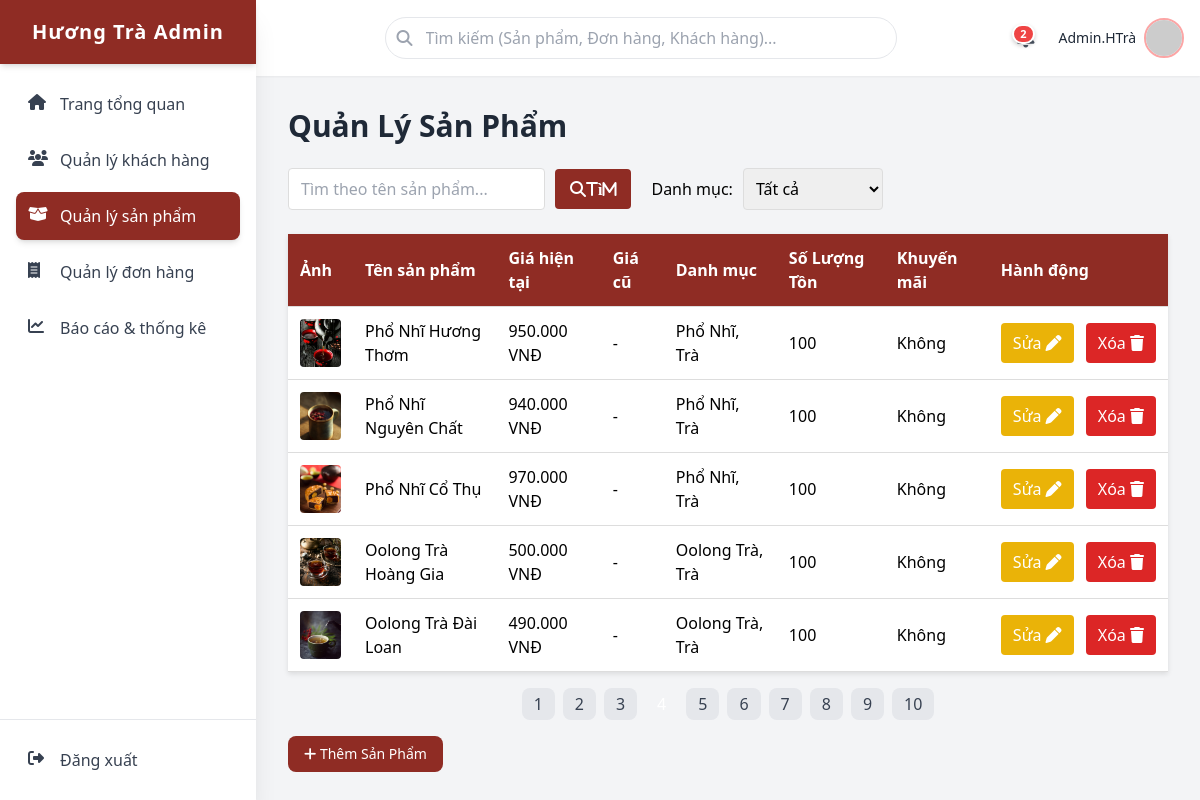
Screenshot of /admin/html/products.php?page=4 with the database file from the repository.
### tables this page shows
CREATE TABLE `sanpham` (
  `MaSanPham` bigint(20) UNSIGNED NOT NULL,
  `TenSanPham` varchar(200) NOT NULL,
  `MoTa` text DEFAULT NULL,
  `Gia` decimal(12,2) NOT NULL,
  `GiaCu` decimal(12,2) DEFAULT NULL,
  `HinhAnh` varchar(255) DEFAULT NULL,
  `SoLuongTon` int(10) UNSIGNED NOT NULL DEFAULT 100,
  `TrangThai` tinyint(4) NOT NULL DEFAULT 1,
  `NgayTao` datetime NOT NULL DEFAULT current_timestamp(),
  `IsPromo` tinyint(4) NOT NULL DEFAULT 0,
  `Loai` varchar(150) DEFAULT NULL,
  `Popularity` int(10) UNSIGNED DEFAULT 0,
  `NewProduct` tinyint(4) NOT NULL DEFAULT 0
);

### admin/controller/Product_Controller.php (called while the page is built, shortened)
<?php
class Product_Controller
{
    public static function handle(): array
    {
        return self::index();
    }
    private static function getConnection(): mysqli
    {
        $db = Database::getInstance();
        return $db->getConnection();
    }
    private static function index(): array
    {
        $conn = self::getConnection();
        $per_page = max(1, (int)($_GET['per_page'] ?? 5));
        $page     = max(1, (int)($_GET['page']     ?? 1));
        $params = [];
        $wheres = [];
        $promoJoin = "
            LEFT JOIN sanpham_khuyenmai kmsp ON kmsp.MaSanPham = s.MaSanPham
            LEFT JOIN khuyenmai km ON km.MaKhuyenMai = kmsp.MaKhuyenMai
                AND NOW() BETWEEN km.NgayBatDau AND km.NgayKetThuc
        ";
        $whereSql = $wheres ? ('WHERE ' . implode(' AND ', $wheres)) : '';
        $sql = "
            SELECT COUNT(DISTINCT s.MaSanPham) AS total
            FROM sanpham s
            LEFT JOIN sanpham_danhmuc sdm ON s.MaSanPham = sdm.MaSanPham
            LEFT JOIN danhmucsanpham   dm  ON sdm.MaDanhMuc = dm.MaDanhMuc
            $promoJoin
            $whereSql
        ";
        $total_products = (int) self::fetchValue($conn, $sql, $params);
        $total_pages = max(1, (int)ceil($total_products / $per_page));
        $page        = min($page, $total_pages);
        $offset      = ($page - 1) * $per_page;
        $sqlList = "
            SELECT
                s.MaSanPham,
                s.TenSanPham,
                s.Gia,
                s.GiaCu,
                s.HinhAnh,
                s.SoLuongTon,
                s.TrangThai,
                s.NgayTao,
                GREATEST(
                    s.IsPromo,
                    CASE WHEN EXISTS (
                        SELECT 1
                        FROM sanpham_khuyenmai skm
                        JOIN khuyenmai k ON k.MaKhuyenMai = skm.MaKhuyenMai
                        WHERE skm.MaSanPham = s.MaSanPham
                          AND k.TrangThai = 1
                          AND NOW() BETWEEN k.NgayBatDau AND k.NgayKetThuc
                    ) THEN 1 ELSE 0 END
                ) AS IsPromo,
                s.Loai AS subCategory,
                s.Popularity,
                s.NewProduct,
                COALESCE(GROUP_CONCAT(DISTINCT dm.TenDanhMuc SEPARATOR ', '), '-') AS TenDanhMuc
            FROM sanpham s
            LEFT JOIN sanpham_danhmuc sdm ON s.MaSanPham = sdm.MaSanPham
            LEFT JOIN danhmucsanpham   dm  ON sdm.MaDanhMuc = dm.MaDanhMuc
            $promoJoin
            $whereSql
            GROUP BY s.MaSanPham
            ORDER BY s.NgayTao DESC, s.MaSanPham DESC
            LIMIT ?, ?
        ";
        $listParams = array_merge($params, [$offset, $per_page]);
        $product_list_paginated = self::fetchAll($conn, $sqlList, $listParams) ?? [];
        return compact(
            'product_list_paginated','total_products','per_page','page','total_pages',
            'notifications','notification_count',
            'cat','promo','category_options'
        );
    }
    private static function fetchValue(mysqli $conn, string $sql, array $params=[]){
        $r=self::fetchOne($conn,$sql,$params); return $r?array_values($r)[0]:null;
    }
    private static function fetchOne(mysqli $conn, string $sql, array $params=[]): ?array {
        $rows=self::fetchAll($conn,$sql,$params); return $rows[0]??null;
    }
    private static function fetchAll(mysqli $conn, string $sql, array $params=[]): array {
        $stmt=$conn->prepare($sql); if(!$stmt) return [];
        if ($params) self::bindParams($stmt,$params);
        $stmt->execute(); $res=$stmt->get_result(); $rows=$res?$res->fetch_all(MYSQLI_ASSOC):[];
        $stmt->close(); return $rows;
    }
    private static function bindParams(mysqli_stmt $stmt, array $params): void {
        $types=''; $bind=[];
        foreach($params as $p){ $types .= is_int($p)?'i':(is_float($p)?'d':'s'); $bind[]=$p; }
        $stmt->bind_param($types, ...$bind);
    }
}

### admin/html/products.php (the view, shortened to what this page needs)
<?php
require_once __DIR__ . '/../controller/Product_Controller.php';
$ctx = Product_Controller::handle();
extract($ctx, EXTR_OVERWRITE);
?>
    <h1 class="text-3xl font-bold text-gray-800 mb-6">Quản Lý Sản Phẩm</h1>
    <div class="filter-bar">
        <div class="search-group">
            <input type="text" id="search-input" placeholder="Tìm theo tên sản phẩm..." />
            <button id="btn-search" class="btn btn-search"><i class="fas fa-search">Tìm</i></button>
        </div>
        <div class="filter-group">
            <label for="filter-category">Danh mục:</label>
            <select id="filter-category" name="category">
                <option value="All">Tất cả</option>
            </select>
        </div>
    </div>
    <div class="product-table-container mt-6">
        <table id="product-list-table" class="product-table w-full">
            <thead>
            <tr>
                <th>Ảnh</th>
                <th>Tên sản phẩm</th>
                <th>Giá hiện tại</th>
                <th>Giá cũ</th>
                <th>Danh mục</th>
                <th>Số Lượng Tồn</th>
                <th>Khuyến mãi</th>
                <th>Hành động</th>
            </tr>
            </thead>
            <tbody>
            <?php if (!empty($product_list_paginated)): ?>
                <?php foreach ($product_list_paginated as $product): ?>
                    <?php
                    $ten     = $product['TenSanPham'] ?? $product['name']      ?? '';
                    $gia     = $product['Gia']        ?? 0;
                    $giaCu   = $product['GiaCu']      ?? null;
                    $catName = $product['TenDanhMuc'] ?? $product['DanhMuc']   ?? '';
                    $qty     = $product['SoLuongTon'] ?? $product['SoLuong']   ?? 0;
                    $promo   = isset($product['IsPromo']) ? (int)$product['IsPromo']
                            : (isset($product['isPromo']) ? (int)$product['isPromo'] : 0);
                    $img     = $product['HinhAnh']    ?? '';
                    ?>
                    <tr>
                        <td>
                            <?php if (!empty($img)): ?>
                                <img src="<?= htmlspecialchars($img, ENT_QUOTES) ?>"
                                     alt="<?= htmlspecialchars($ten, ENT_QUOTES) ?>"
                                     class="w-12 h-12 object-cover rounded" />
                            <?php else: ?>
                                <div class="w-12 h-12 bg-gray-200 rounded"></div>
                            <?php endif; ?>
                        </td>
                        <td><?= htmlspecialchars($ten, ENT_QUOTES) ?></td>
                        <td><?= number_format((float)$gia, 0, ',', '.') ?> VNĐ</td>
                        <td><?= $giaCu !== null ? number_format((float)$giaCu, 0, ',', '.') . ' VNĐ' : '-' ?></td>
                        <td><?= htmlspecialchars($catName ?: '-', ENT_QUOTES) ?></td>
                        <td><?= (int)$qty ?></td>
                        <td><?= $promo ? 'Có' : 'Không' ?></td>
                        <td class="text-center whitespace-nowrap space-x-2">
                            <button
                                    type="button"
                                    class="edit-product px-3 py-2 rounded bg-yellow-500 text-white"
                                    data-id="<?= (int)$product['MaSanPham'] ?>"
                                    data-name="<?= htmlspecialchars($product['TenSanPham'] ?? '', ENT_QUOTES) ?>"
                                    data-price="<?= (float)($product['Gia'] ?? 0) ?>"
                                    data-old-price="<?= ($product['GiaCu'] ?? '') !== '' ? (float)$product['GiaCu'] : '' ?>"
                                    data-category-id="<?= isset($product['MaDanhMuc']) ? (int)$product['MaDanhMuc'] : '' ?>"
                                    data-category-name="<?= htmlspecialchars($product['TenDanhMuc'] ?? ($product['DanhMuc'] ?? ''), ENT_QUOTES) ?>"
                                    data-promo="<?= (int)($product['IsPromo'] ?? 0) ?>"
                                    data-qty="<?= (int)($product['SoLuongTon'] ?? 0) ?>"
                                    data-image="<?= htmlspecialchars($product['HinhAnh'] ?? '', ENT_QUOTES) ?>"
                            >Sửa
                                <i class="fa-solid fa-pen"></i>
                            </button>
                            <button
                                    type="button"
                                    class="delete-product px-3 py-2 rounded bg-red-600 text-white"
                                    data-id="<?= (int)$product['MaSanPham'] ?>"
                                    data-name="<?= htmlspecialchars($product['TenSanPham'] ?? '', ENT_QUOTES) ?>"
                            >Xóa
                                <i class="fa-solid fa-trash"></i>
                            </button>
                        </td>
                    </tr>
                <?php endforeach; ?>
            <?php else: ?>
                <tr><td colspan="8" class="text-center py-6 text-gray-500">Không có sản phẩm.</td></tr>
            <?php endif; ?>
            </tbody>
        </table>
    </div>
    <div class="pagination mt-4 flex justify-center gap-2">
        <?php
        for ($i = 1; $i <= (int)$total_pages; $i++):
            $qs = $_GET ?? [];
            $qs['page'] = $i;
            $url = '?' . http_build_query($qs);
            $isActive = ((int)$i === (int)$page);
            ?>
            <a href="<?php echo htmlspecialchars($url); ?>"
               class="px-3 py-1 rounded-lg <?php echo $isActive ? 'bg-brand-bg text-white' : 'bg-gray-200 text-gray-700'; ?>">
                <?php echo $i; ?>
            </a>
        <?php endfor; ?>
    </div>
    <div class="mt-4">
        <button id="btn-add-product"
                class="py-2 px-4 brand-bg text-white rounded-lg brand-bg-hover transition duration-200 text-sm font-medium">
            <i class="fas fa-plus"></i> Thêm Sản Phẩm
        </button>
    </div>
    <link rel="stylesheet" href="../../admin/css/products.css" />
<?php
require_once __DIR__ . '/template.php';
?>

### admin/css/template.css (style rules this page uses)
.brand-bg { background-color: #8f2c24; }

### admin/css/products.css (style rules this page uses)
.brand-bg { background-color: #8f2c24; }
.product-table { width: 100%; border-collapse: collapse; background-color: white; box-shadow: 0 2px 5px rgba(0,0,0,0.1); }
.product-table th, .product-table td { padding: 12px; text-align: left; border-bottom: 1px solid #ddd; }
.product-table th { background-color: #8f2c24; color: white; }
.product-table img { vertical-align: middle; }
.filter-bar { display: flex; gap: 20px; margin-bottom: 20px; flex-wrap: wrap; }
.filter-bar .search-group { display: flex; align-items: center; gap: 10px; }
.filter-bar .search-group input { padding: 8px 12px; border: 1px solid #ddd; border-radius: 4px; }
.filter-bar .search-group button { padding: 8px 15px; background-color: #8f2c24; color: white; border: none; border-radius: 4px; cursor: pointer; }
.filter-bar .filter-group { display: flex; align-items: center; gap: 10px; }
.filter-bar .filter-group select, .filter-bar .filter-group input { padding: 8px; border: 1px solid #ddd; border-radius: 4px; }
.pagination a { text-decoration: none; }

### rows the page displays
sanpham: HinhAnh (picture), TenSanPham "Phổ Nhĩ Hương Thơm", Gia "950.000", catName "Phổ Nhĩ, Trà", SoLuongTon "100"
sanpham: HinhAnh (picture), TenSanPham "Phổ Nhĩ Nguyên Chất", Gia "940.000", catName "Phổ Nhĩ, Trà", SoLuongTon "100"
sanpham: HinhAnh (picture), TenSanPham "Phổ Nhĩ Cổ Thụ", Gia "970.000", catName "Phổ Nhĩ, Trà", SoLuongTon "100"
sanpham: HinhAnh (picture), TenSanPham "Oolong Trà Hoàng Gia", Gia "500.000", catName "Oolong Trà, Trà", SoLuongTon "100"
sanpham: HinhAnh (picture), TenSanPham "Oolong Trà Đài Loan", Gia "490.000", catName "Oolong Trà, Trà", SoLuongTon "100"

### other values shown
$notification_count "2"
